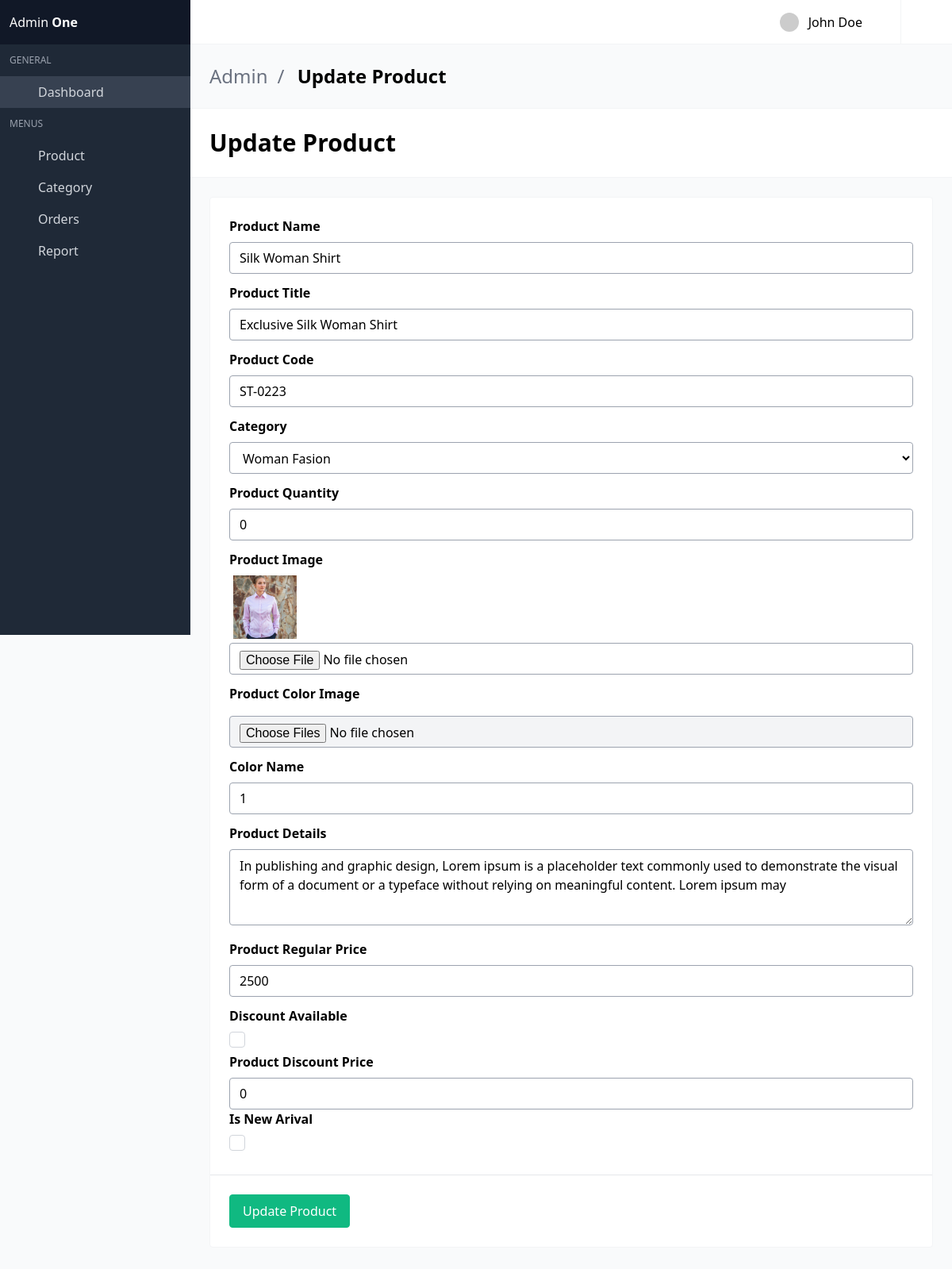
Before: /update-product/rteyrttghghfghgf/ with the older database file.
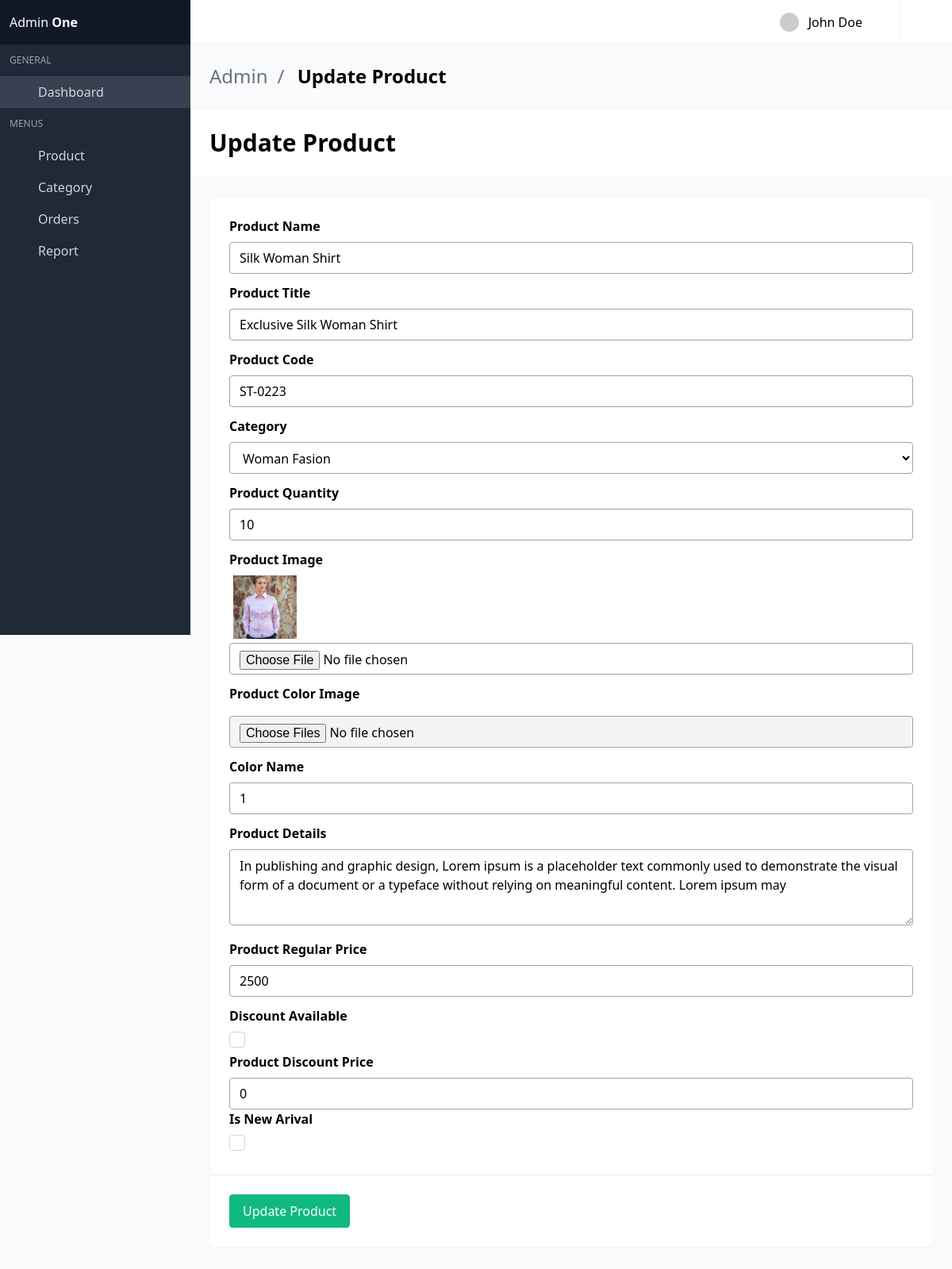
After: the same page with the newer database file.
### shopApp/models.py (models this page shows, shortened)
class Product(models.Model):
    product_name         = models.CharField(max_length=260)
    product_code         = models.CharField(max_length=20)
    product_quintity     = models.IntegerField(default=0)
    product_category     = models.ForeignKey(Category, on_delete=models.CASCADE, related_name='category')
    roduct_title         = models.CharField(max_length=260)
    image                = models.ImageField(upload_to='products')
    product_color_image  = models.ManyToManyField(ColorImage, blank=True, null=True, related_name="colorImg")
    color_name           = models.CharField(max_length=160)
    slug                 = models.SlugField(unique=True, null=True, blank=True)
    details              = models.TextField()
    main_price           = models.IntegerField()
    is_newarival         = models.BooleanField(default=False)
    is_discount          = models.BooleanField(default=False)
    dic_price            = models.IntegerField(default=0, blank=True, null=True)
    cerated_at           = models.DateTimeField(auto_now_add=True)
    updated_at           = models.DateTimeField(auto_now=True)

class Category(models.Model):
    category_name       = models.CharField(max_length=100)
    slug                = models.SlugField(unique=True, null=True, blank=True)
    created_at          = models.DateTimeField(auto_now_add=True)
    updated_at          = models.DateTimeField(auto_now=True)

### adminApp/views.py (the view, shortened to what this page needs)
# urls.py: path('update-product/<slug>/', views.updateProduct, name='update_product'),
def updateProduct(request, slug):
    product = Product.objects.get(slug=slug)
    category = Category.objects.all()
    context = {
        'product':product,
        'category':category
    }
    return render(request, 'AdminDashbord/update-product.html', context)

### template/AdminDashbord/update-product.html (shortened to what the changed rows need)
{% extends "AdminDashbord/base.html" %}
{% block body %}
  <section class="is-hero-bar">
    <div class="flex flex-col md:flex-row items-center justify-between space-y-6 md:space-y-0">
      <h1 class="title">
        Update Product
      </h1>
    </div>
  </section>
    <section class="section main-section">
      <div class="card mb-6">
        <div class="card-content">
          <form method="POST" enctype="multipart/form-data">
            <div class="field">
              <div class="field-body">
                <div class="field">
                  <div class="control">
                    <input class="input" name="product-name" value="{{product.product_name}}" type="text" required>
                  </div>
                </div>
              </div>
            </div>
            <div class="field">
                <div class="control">
                  <input class="input" name="product-title" value="{{product.roduct_title}}" type="text" required>
                </div>
              </div>
            <div class="field">
                <div class="field-body">
                  <div class="field">
                    <div class="control">
                      <input class="input" value="{{product.product_code}}" name="product-code" type="text" required>
                    </div>
                  </div>
                </div>
              </div>
            <div class="field">
              <div class="control">
                <div class="select">
                  <select name="categoryId">
                    <option value="{{product.product_category.id}}">{{product.product_category.category_name}}</option>
                  </select>
                </div>
              </div>
            </div>
            <div class="field">
                <div class="control">
                  <input class="input" value="{{product.product_quintity}}" name="quantity" type="number">
                </div>
            </div>
            <div class="field">
                <label class="label">Product Image</label>
                <img src="/media/{{product.image}}" style="margin: 5px;" width="80px" alt="">
                <div class="control">
                  <input class="input" name="image" type="file">
                </div>
            </div>
            <div class="field">
              <div class="field-body">
                <div class="field">
                  <div class="control">
                    <input class="input" name="color-name" value="{{product.color_name}}" type="text" required>
                  </div>
                </div>
              </div>
            </div>
            <div class="field">
              <div class="control">
                <textarea class="textarea"  name="product-details" required>{{product.details}}</textarea>
              </div>
            </div>
            <div class="field">
                <div class="control">
                  <input class="input" value="{{product.main_price}}" name="regular-price" type="number" required>
                </div>
            </div>
          <div class="field">
            <div class="control">
              <input class="input" value="{{product.dic_price}}" name="discount-price" type="number">
           </div>
        </div>
          </form>
        </div>
      </div>
{% endblock %}

Changed rows visible on the page:
changed Product "Silk Woman Shirt": quantity "0" → "10"
